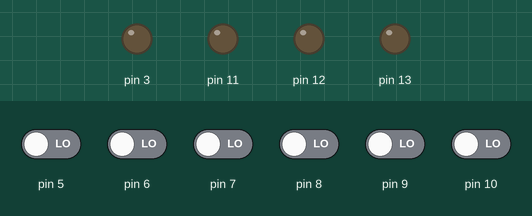
A sketch run on a simulated Arduino Uno, built with avr-gcc and run on an emulated ATmega328P. Shown: output pins drawn as LEDs (lit = HIGH). The inputs (shaded band) are chosen by the test bench; at power-on: pin 5–10 LOW.

Above: at 0.1 s.
At 2.2 s:
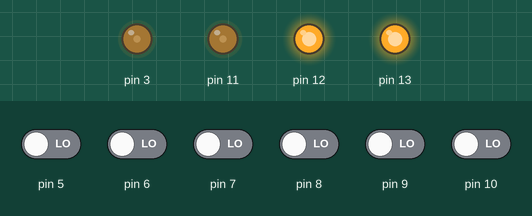
2.3 s: pin 5 driven HIGH
At 2.9 s:
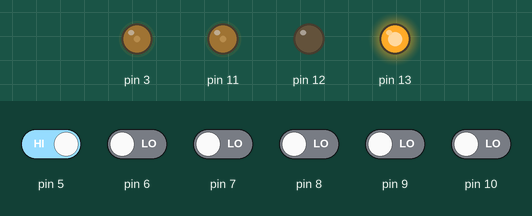
Timing chart, 0 to 5.3 s (numbered marks = the images above; inputs shaded):
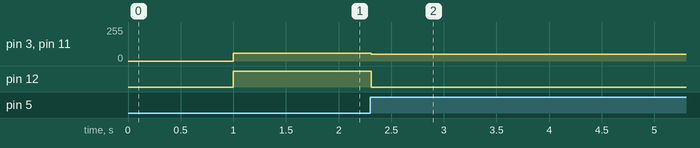

The sketch:

Line_Follower_NonPID.ino
```cpp
#include <QTRSensors.h>

#define NUM_SENSORS   6     // number of sensors used
#define TIMEOUT       2500  // waits for 2500 microseconds for sensor outputs to go low
#define EMITTER_PIN   2     // emitter is controlled by digital pin 2

QTRSensorsRC qtrrc((unsigned char[]) {
  5, 6, 7, 8, 9, 10
},
NUM_SENSORS, TIMEOUT, EMITTER_PIN);
unsigned int sensorValues[NUM_SENSORS];

int current_pos = 0;

void setup() {
  pinMode(3, HIGH);
  pinMode(11, HIGH);
  pinMode(12, HIGH);
  pinMode(13, HIGH);

  delay(1000);
  ileri();
}

void loop()
{
  detect_pos();

  if (current_pos == -5 || current_pos == -4 || current_pos == -3 || current_pos == -2 )
  {
    sol();

    while ( current_pos != -1 && current_pos != 0 && current_pos != 1  ) {
      detect_pos();
      delay(10);
    }
    ileri();
  }

  else if (current_pos == 5 || current_pos == 4 || current_pos == 3 || current_pos == 2)
  {
    sag();

    while ( current_pos != -1 && current_pos != 0 && current_pos != 1  ) {
      detect_pos();
      delay(10);
    }
    ileri();
  }

  delay(10);
}

void sag() {
  analogWrite(3, 50); // speed
  digitalWrite(12, HIGH);
  analogWrite(11, 50); // speed
  digitalWrite(13, LOW);
}

void sol() {
  analogWrite(3, 50); // speed
  digitalWrite(12, LOW);
  analogWrite(11, 50); // speed
  digitalWrite(13, HIGH);
}

void ileri() {
  analogWrite(3, 60); // speed
  digitalWrite(12, HIGH);
  analogWrite(11, 60); // speed
  digitalWrite(13, HIGH);
}

void detect_pos() {
  qtrrc.read(sensorValues);

  if ( sensorValues[0] >= 1000 && sensorValues[1] >= 1000 )
    current_pos = -4;

  else if ( sensorValues[1] >= 1000 && sensorValues[2] >= 1000 )
    current_pos = -2;

  else if ( sensorValues[2] >= 1000 && sensorValues[3] >= 1000 )
    current_pos = 0;

  else if ( sensorValues[3] >= 1000 && sensorValues[4] >= 1000 )
    current_pos = 2;

  else if ( sensorValues[4] >= 1000 && sensorValues[5] >= 1000 )
    current_pos = 4;

  else if (sensorValues[0] >= 1000)
    current_pos = -5;

  else if (sensorValues[1] >= 1000)
    current_pos = -3;

  else if (sensorValues[2] >= 1000)
    current_pos = -1;

  else if (sensorValues[3] >= 1000)
    current_pos = 1;

  else if (sensorValues[4] >= 1000)
    current_pos = 3;

  else if (sensorValues[5] >= 1000)
    current_pos = 5;
}
```

Measured:
- after the input at 2.3 s, pin 3, pin 11: 60/255 → 50/255 at once; pin 12: HIGH → LOW at once
